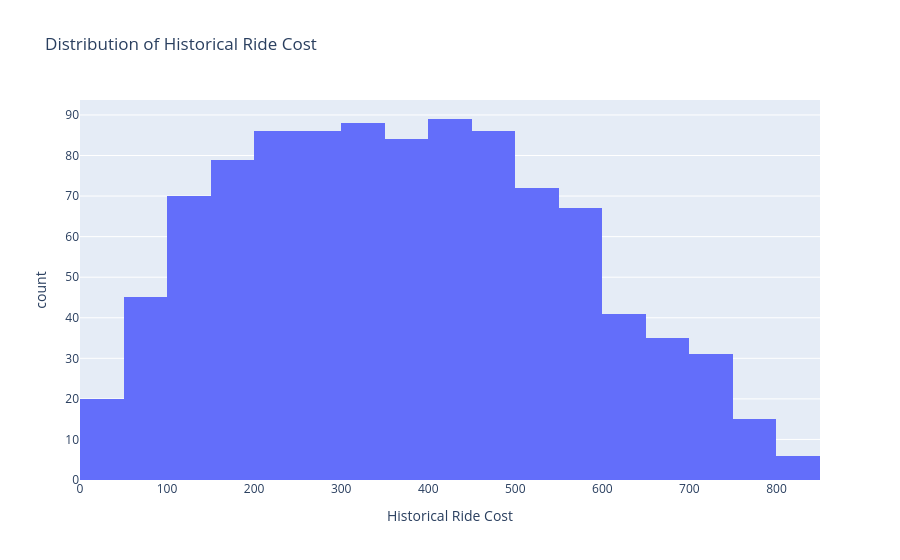

The cell this chart's notebook holds for it:
### Markdown cell above
Historical Cost of Ride

### Code cell
fig = px.histogram(
    df,
    x='Historical_Cost_of_Ride',
    nbins=30,
    title='Distribution of Historical Ride Cost',
    labels={'Historical_Cost_of_Ride': 'Historical Ride Cost'}
)

fig.show()

### Figure 1 — Plotly figure (JSON) as saved in the notebook; plotly's stock layout.template omitted (floating-point values rounded to 4 significant figures; data arrays with more than 128 entries replaced by an {"elided": "..."} marker saying what was removed)
{"data": [{"bingroup": "x", "hovertemplate": "Historical Ride Cost=%{x}<br>count=%{y}<extra></extra>", "legendgroup": "", "marker": {"color": "#636efa", "pattern": {"shape": ""}}, "name": "", "nbinsx": 30, "orientation": "v", "showlegend": false, "type": "histogram", "x": {"elided": "1000 float values"}, "xaxis": "x", "yaxis": "y"}], "layout": {"barmode": "relative", "legend": {"tracegroupgap": 0}, "title": {"text": "Distribution of Historical Ride Cost"}, "xaxis": {"anchor": "y", "domain": [0, 1], "title": {"text": "Historical Ride Cost"}}, "yaxis": {"anchor": "x", "domain": [0, 1], "title": {"text": "count"}}}}
